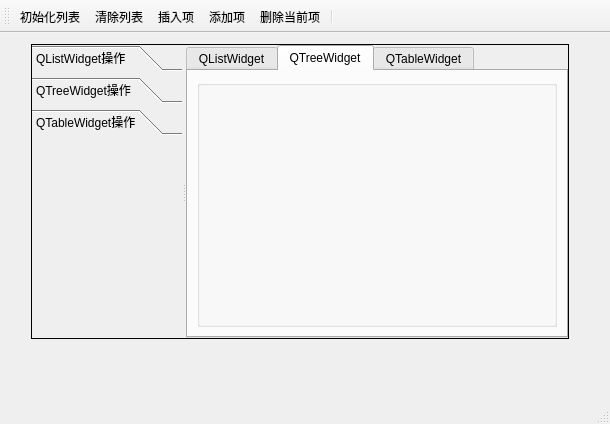
<?xml version="1.0" encoding="UTF-8"?>
<ui version="4.0">
 <class>MainWindow</class>
 <widget class="QMainWindow" name="MainWindow">
  <property name="geometry">
   <rect>
    <x>0</x>
    <y>0</y>
    <width>610</width>
    <height>424</height>
   </rect>
  </property>
  <property name="windowTitle">
   <string>MainWindow</string>
  </property>
  <widget class="QWidget" name="centralwidget">
   <widget class="QSplitter" name="splitter">
    <property name="geometry">
     <rect>
      <x>31</x>
      <y>11</y>
      <width>538</width>
      <height>295</height>
     </rect>
    </property>
    <property name="frameShape">
     <enum>QFrame::Box</enum>
    </property>
    <property name="midLineWidth">
     <number>3</number>
    </property>
    <property name="orientation">
     <enum>Qt::Horizontal</enum>
    </property>
    <widget class="QToolBox" name="toolBox">
     <property name="minimumSize">
      <size>
       <width>150</width>
       <height>0</height>
      </size>
     </property>
     <property name="maximumSize">
      <size>
       <width>300</width>
       <height>16777215</height>
      </size>
     </property>
     <property name="currentIndex">
      <number>2</number>
     </property>
     <widget class="QWidget" name="page">
      <property name="geometry">
       <rect>
        <x>0</x>
        <y>0</y>
        <width>150</width>
        <height>203</height>
       </rect>
      </property>
      <attribute name="icon">
       <iconset resource="res.qrc">
        <normaloff>:/images/icons/410.bmp</normaloff>:/images/icons/410.bmp</iconset>
      </attribute>
      <attribute name="label">
       <string>QListWidget操作</string>
      </attribute>
      <layout class="QGridLayout" name="gridLayout">
       <item row="0" column="0">
        <widget class="QToolButton" name="tBtnListIni">
         <property name="minimumSize">
          <size>
           <width>120</width>
           <height>25</height>
          </size>
         </property>
         <property name="text">
          <string>tBtnListIni</string>
         </property>
         <property name="popupMode">
          <enum>QToolButton::DelayedPopup</enum>
         </property>
         <property name="toolButtonStyle">
          <enum>Qt::ToolButtonTextBesideIcon</enum>
         </property>
         <property name="autoRaise">
          <bool>false</bool>
         </property>
         <property name="arrowType">
          <enum>Qt::NoArrow</enum>
         </property>
        </widget>
       </item>
       <item row="1" column="0">
        <widget class="QToolButton" name="tBtnListClear">
         <property name="minimumSize">
          <size>
           <width>120</width>
           <height>25</height>
          </size>
         </property>
         <property name="text">
          <string>tBtnListClear</string>
         </property>
         <property name="toolButtonStyle">
          <enum>Qt::ToolButtonTextBesideIcon</enum>
         </property>
        </widget>
       </item>
       <item row="2" column="0">
        <widget class="QToolButton" name="tBtnListInsert">
         <property name="minimumSize">
          <size>
           <width>120</width>
           <height>25</height>
          </size>
         </property>
         <property name="text">
          <string>tBtnListInsert</string>
         </property>
         <property name="toolButtonStyle">
          <enum>Qt::ToolButtonTextBesideIcon</enum>
         </property>
        </widget>
       </item>
       <item row="3" column="0">
        <widget class="QToolButton" name="tBtnListAppend">
         <property name="minimumSize">
          <size>
           <width>120</width>
           <height>25</height>
          </size>
         </property>
         <property name="text">
          <string>tBtnListAppend</string>
         </property>
         <property name="toolButtonStyle">
          <enum>Qt::ToolButtonTextBesideIcon</enum>
         </property>
        </widget>
       </item>
       <item row="4" column="0">
        <widget class="QToolButton" name="tBtnListDelete">
         <property name="minimumSize">
          <size>
           <width>120</width>
           <height>25</height>
          </size>
         </property>
         <property name="text">
          <string>tBtnListDelete</string>
         </property>
         <property name="toolButtonStyle">
          <enum>Qt::ToolButtonTextBesideIcon</enum>
         </property>
        </widget>
       </item>
      </layout>
     </widget>
     <widget class="QWidget" name="page_2">
      <property name="geometry">
       <rect>
        <x>0</x>
        <y>0</y>
        <width>150</width>
        <height>203</height>
       </rect>
      </property>
      <attribute name="icon">
       <iconset resource="res.qrc">
        <normaloff>:/images/icons/408.bmp</normaloff>:/images/icons/408.bmp</iconset>
      </attribute>
      <attribute name="label">
       <string>QTreeWidget操作</string>
      </attribute>
      <layout class="QVBoxLayout" name="verticalLayout_4">
       <item>
        <widget class="QGroupBox" name="groupBox_4">
         <property name="title">
          <string>GroupBox</string>
         </property>
         <layout class="QVBoxLayout" name="verticalLayout_3">
          <item>
           <widget class="QLabel" name="label_2">
            <property name="text">
             <string>TextLabel</string>
            </property>
           </widget>
          </item>
          <item>
           <widget class="QLineEdit" name="lineEdit"/>
          </item>
          <item>
           <widget class="QSpinBox" name="spinBox"/>
          </item>
         </layout>
        </widget>
       </item>
       <item>
        <spacer name="verticalSpacer">
         <property name="orientation">
          <enum>Qt::Vertical</enum>
         </property>
         <property name="sizeHint" stdset="0">
          <size>
           <width>20</width>
           <height>119</height>
          </size>
         </property>
        </spacer>
       </item>
      </layout>
     </widget>
     <widget class="QWidget" name="page_3">
      <property name="geometry">
       <rect>
        <x>0</x>
        <y>0</y>
        <width>150</width>
        <height>203</height>
       </rect>
      </property>
      <attribute name="icon">
       <iconset resource="res.qrc">
        <normaloff>:/images/icons/412.bmp</normaloff>:/images/icons/412.bmp</iconset>
      </attribute>
      <attribute name="label">
       <string>QTableWidget操作</string>
      </attribute>
     </widget>
    </widget>
    <widget class="QTabWidget" name="tabWidget">
     <property name="tabPosition">
      <enum>QTabWidget::North</enum>
     </property>
     <property name="tabShape">
      <enum>QTabWidget::Rounded</enum>
     </property>
     <property name="currentIndex">
      <number>1</number>
     </property>
     <property name="elideMode">
      <enum>Qt::ElideLeft</enum>
     </property>
     <widget class="QWidget" name="tab_3">
      <attribute name="title">
       <string>QListWidget</string>
      </attribute>
      <layout class="QVBoxLayout" name="verticalLayout">
       <property name="leftMargin">
        <number>4</number>
       </property>
       <property name="topMargin">
        <number>4</number>
       </property>
       <property name="rightMargin">
        <number>4</number>
       </property>
       <property name="bottomMargin">
        <number>4</number>
       </property>
       <item>
        <widget class="QGroupBox" name="groupBox">
         <property name="title">
          <string/>
         </property>
         <layout class="QHBoxLayout" name="horizontalLayout">
          <property name="spacing">
           <number>10</number>
          </property>
          <property name="topMargin">
           <number>2</number>
          </property>
          <property name="bottomMargin">
           <number>2</number>
          </property>
          <item>
           <widget class="QLabel" name="label">
            <property name="text">
             <string>当前项变化</string>
            </property>
           </widget>
          </item>
          <item>
           <widget class="QLineEdit" name="editCutItemText">
            <property name="styleSheet">
             <string notr="true">color: rgb(0, 0, 255);</string>
            </property>
            <property name="clearButtonEnabled">
             <bool>false</bool>
            </property>
           </widget>
          </item>
          <item>
           <widget class="QCheckBox" name="chkBoxListEditable">
            <property name="text">
             <string>可编辑</string>
            </property>
           </widget>
          </item>
         </layout>
        </widget>
       </item>
       <item>
        <widget class="QGroupBox" name="groupBox_2">
         <property name="title">
          <string/>
         </property>
         <layout class="QHBoxLayout" name="horizontalLayout_2">
          <property name="topMargin">
           <number>2</number>
          </property>
          <property name="bottomMargin">
           <number>2</number>
          </property>
          <item>
           <widget class="QToolButton" name="tBtnSelectItem">
            <property name="minimumSize">
             <size>
              <width>100</width>
              <height>25</height>
             </size>
            </property>
            <property name="text">
             <string>tBtnSelectItem</string>
            </property>
            <property name="popupMode">
             <enum>QToolButton::MenuButtonPopup</enum>
            </property>
            <property name="toolButtonStyle">
             <enum>Qt::ToolButtonTextBesideIcon</enum>
            </property>
           </widget>
          </item>
          <item>
           <widget class="QToolButton" name="tBtnSelALL">
            <property name="minimumSize">
             <size>
              <width>70</width>
              <height>25</height>
             </size>
            </property>
            <property name="text">
             <string>tBtnSelALL</string>
            </property>
           </widget>
          </item>
          <item>
           <widget class="QToolButton" name="tBtnSelNone">
            <property name="minimumSize">
             <size>
              <width>70</width>
              <height>25</height>
             </size>
            </property>
            <property name="text">
             <string>tBtnSelNone</string>
            </property>
           </widget>
          </item>
          <item>
           <widget class="QToolButton" name="tBtnSelInvs">
            <property name="minimumSize">
             <size>
              <width>70</width>
              <height>25</height>
             </size>
            </property>
            <property name="text">
             <string>tBtnSelInvs</string>
            </property>
           </widget>
          </item>
         </layout>
        </widget>
       </item>
       <item>
        <widget class="QListWidget" name="listWidget">
         <property name="contextMenuPolicy">
          <enum>Qt::CustomContextMenu</enum>
         </property>
         <property name="layoutMode">
          <enum>QListView::SinglePass</enum>
         </property>
         <property name="viewMode">
          <enum>QListView::ListMode</enum>
         </property>
         <property name="selectionRectVisible">
          <bool>false</bool>
         </property>
         <item>
          <property name="text">
           <string>New Item</string>
          </property>
          <property name="checkState">
           <enum>Checked</enum>
          </property>
          <property name="icon">
           <iconset resource="res.qrc">
            <normaloff>:/images/icons/check2.ico</normaloff>:/images/icons/check2.ico</iconset>
          </property>
          <property name="flags">
           <set>ItemIsSelectable|ItemIsEditable|ItemIsDragEnabled|ItemIsUserCheckable|ItemIsEnabled</set>
          </property>
         </item>
         <item>
          <property name="text">
           <string>New Item2</string>
          </property>
          <property name="checkState">
           <enum>Unchecked</enum>
          </property>
          <property name="icon">
           <iconset resource="res.qrc">
            <normaloff>:/images/icons/check2.ico</normaloff>:/images/icons/check2.ico</iconset>
          </property>
          <property name="flags">
           <set>ItemIsSelectable|ItemIsEditable|ItemIsUserCheckable|ItemIsEnabled</set>
          </property>
         </item>
        </widget>
       </item>
      </layout>
     </widget>
     <widget class="QWidget" name="tab">
      <attribute name="title">
       <string>QTreeWidget</string>
      </attribute>
      <layout class="QVBoxLayout" name="verticalLayout_2">
       <item>
        <widget class="QGroupBox" name="groupBox_3">
         <property name="title">
          <string/>
         </property>
         <layout class="QHBoxLayout" name="horizontalLayout_3"/>
        </widget>
       </item>
      </layout>
     </widget>
     <widget class="QWidget" name="tab_2">
      <attribute name="title">
       <string>QTableWidget</string>
      </attribute>
     </widget>
    </widget>
   </widget>
  </widget>
  <widget class="QMenuBar" name="menubar">
   <property name="geometry">
    <rect>
     <x>0</x>
     <y>0</y>
     <width>610</width>
     <height>22</height>
    </rect>
   </property>
   <property name="nativeMenuBar">
    <bool>true</bool>
   </property>
  </widget>
  <widget class="QStatusBar" name="statusbar"/>
  <widget class="QToolBar" name="maintoolBar">
   <property name="windowTitle">
    <string/>
   </property>
   <property name="toolButtonStyle">
    <enum>Qt::ToolButtonTextUnderIcon</enum>
   </property>
   <attribute name="toolBarArea">
    <enum>TopToolBarArea</enum>
   </attribute>
   <attribute name="toolBarBreak">
    <bool>false</bool>
   </attribute>
   <addaction name="actListIni"/>
   <addaction name="actListClear"/>
   <addaction name="actListInsert"/>
   <addaction name="actListAppend"/>
   <addaction name="actListDelete"/>
   <addaction name="separator"/>
  </widget>
  <action name="actListIni">
   <property name="icon">
    <iconset resource="res.qrc">
     <normaloff>:/images/icons/128.bmp</normaloff>:/images/icons/128.bmp</iconset>
   </property>
   <property name="text">
    <string>初始化列表</string>
   </property>
   <property name="toolTip">
    <string>初始化列表</string>
   </property>
   <property name="shortcut">
    <string>Ctrl+I</string>
   </property>
  </action>
  <action name="actListClear">
   <property name="icon">
    <iconset resource="res.qrc">
     <normaloff>:/images/icons/delete1.bmp</normaloff>:/images/icons/delete1.bmp</iconset>
   </property>
   <property name="text">
    <string>清除列表</string>
   </property>
   <property name="toolTip">
    <string>清除列表</string>
   </property>
  </action>
  <action name="actListInsert">
   <property name="icon">
    <iconset resource="res.qrc">
     <normaloff>:/images/icons/424.bmp</normaloff>:/images/icons/424.bmp</iconset>
   </property>
   <property name="text">
    <string>插入项</string>
   </property>
   <property name="toolTip">
    <string>插入项</string>
   </property>
   <property name="shortcut">
    <string>Ctrl+S</string>
   </property>
  </action>
  <action name="actListAppend">
   <property name="icon">
    <iconset resource="res.qrc">
     <normaloff>:/images/icons/316.bmp</normaloff>:/images/icons/316.bmp</iconset>
   </property>
   <property name="text">
    <string>添加项</string>
   </property>
   <property name="toolTip">
    <string>添加项</string>
   </property>
   <property name="shortcut">
    <string>Ctrl+A</string>
   </property>
  </action>
  <action name="actListDelete">
   <property name="icon">
    <iconset resource="res.qrc">
     <normaloff>:/images/icons/324.bmp</normaloff>:/images/icons/324.bmp</iconset>
   </property>
   <property name="text">
    <string>删除当前项</string>
   </property>
   <property name="toolTip">
    <string>删除当前项</string>
   </property>
   <property name="shortcut">
    <string>Del</string>
   </property>
  </action>
  <action name="actSelALL">
   <property name="text">
    <string>全选</string>
   </property>
   <property name="toolTip">
    <string>全选</string>
   </property>
  </action>
  <action name="actSelNone">
   <property name="text">
    <string>全不选</string>
   </property>
   <property name="toolTip">
    <string>全不选</string>
   </property>
  </action>
  <action name="actSelInvs">
   <property name="text">
    <string>反选</string>
   </property>
   <property name="toolTip">
    <string>反选</string>
   </property>
  </action>
  <action name="actSelPopMenu">
   <property name="icon">
    <iconset resource="res.qrc">
     <normaloff>:/images/icons/124.bmp</normaloff>:/images/icons/124.bmp</iconset>
   </property>
   <property name="text">
    <string>项选择</string>
   </property>
   <property name="toolTip">
    <string>项选择</string>
   </property>
  </action>
  <action name="actQuit">
   <property name="icon">
    <iconset resource="res.qrc">
     <normaloff>:/images/icons/exit.bmp</normaloff>:/images/icons/exit.bmp</iconset>
   </property>
   <property name="text">
    <string>退出</string>
   </property>
   <property name="toolTip">
    <string>退出</string>
   </property>
  </action>
 </widget>
 <resources>
  <include location="res.qrc"/>
 </resources>
 <connections>
  <connection>
   <sender>actQuit</sender>
   <signal>triggered()</signal>
   <receiver>MainWindow</receiver>
   <slot>close()</slot>
   <hints>
    <hint type="sourcelabel">
     <x>-1</x>
     <y>-1</y>
    </hint>
    <hint type="destinationlabel">
     <x>304</x>
     <y>211</y>
    </hint>
   </hints>
  </connection>
  <connection>
   <sender>actSelPopMenu</sender>
   <signal>triggered()</signal>
   <receiver>actSelInvs</receiver>
   <slot>trigger()</slot>
   <hints>
    <hint type="sourcelabel">
     <x>-1</x>
     <y>-1</y>
    </hint>
    <hint type="destinationlabel">
     <x>-1</x>
     <y>-1</y>
    </hint>
   </hints>
  </connection>
 </connections>
</ui>
